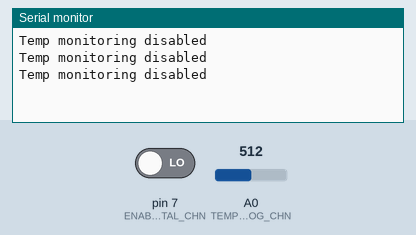
A sketch run on a simulated Arduino Uno, built with avr-gcc and run on an emulated ATmega328P. On the bench: the last lines printed to the serial monitor. Inputs (shaded band) come from the test bench; at power-on: pin 7 (ENABLE_DIGITAL_CHN) LOW, A0 (TEMP_ANALOG_CHN) = 512.

Above: at 2.8 s.
2.9 s: pin 7 (ENABLE_DIGITAL_CHN) driven HIGH
At 3.8 s:
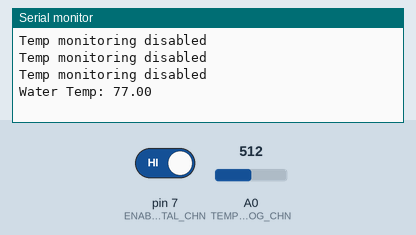
5.5 s: A0 (TEMP_ANALOG_CHN) set to 0
At 6.8 s:
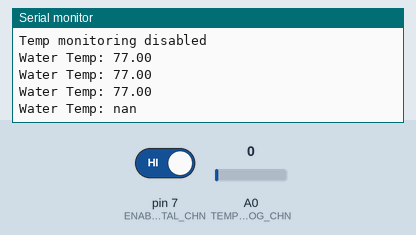
8.5 s: A0 (TEMP_ANALOG_CHN) set to 122
At 9.8 s:
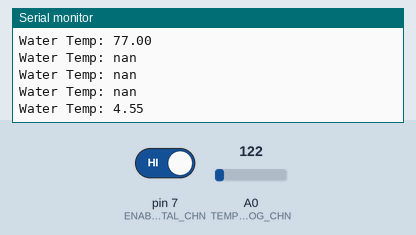

The sketch:

fan_controller.ino
```cpp
#include <math.h>

// Analog Channel to Read Temperature from Temp Sensor
const int TEMP_ANALOG_CHN = 0;
// Digital Channel to determine if Manual Switch Override is Activated
const int ENABLE_DIGITAL_CHN = 7;
// Digital Channel to trigger Fan activation
const int TRIGGER_DIGITAL_CHN = 8;

// ######### Change These Settings specific to your Car's optimal operating temperature #########
// Temperature threshold trigger which will deactivate Fan
const double LOW_TEMP_TRIGGER = 190.0f;
// Temperature threshold trigger which will activate Fan
const double HIGH_TEMP_TRIGGER = 200.0f;
// ######### End #########

//Function to perform the fancy math of the Steinhart-Hart equation
double Thermister(int RawADC) {
  double Temp;
  Temp = log(((10240000/RawADC) - 10000));
  Temp = 1 / (0.001129148 + (0.000234125 + (0.0000000876741 * Temp * Temp ))* Temp );
  // Convert Kelvin to Celsius
  Temp = Temp - 273.15;
  // Celsius to Fahrenheit - comment out this line if you need Celsius
  Temp = (Temp * 9.0)/ 5.0 + 32.0;
  return Temp;
}

void setup() {
  // setup to allow com port serial output capture at 115200 Baud Rate
  Serial.begin(115200);

  // set the enable digital channel as input
  pinMode(ENABLE_DIGITAL_CHN, INPUT);
  // set the trigger digital channel as output
  pinMode(TRIGGER_DIGITAL_CHN, OUTPUT);
}

void loop() {
  int enabled;
  double temp;

  enabled = digitalRead(ENABLE_DIGITAL_CHN);
  if (enabled == HIGH) {
    // Read analog value and convert to temperature
    temp = Thermister(analogRead(TEMP_ANALOG_CHN));
    // Print the captured values
    Serial.print("Water Temp: ");
    Serial.println(temp);

    if (temp > HIGH_TEMP_TRIGGER) {
      // the temperature reading has surpassed our configured high threshold, time to activate the fan
      digitalWrite(TRIGGER_DIGITAL_CHN, HIGH);
    } else if (temp < LOW_TEMP_TRIGGER) {
      // the temperature reading has dropped below our configured low threshold, time to deactivate the fan
      digitalWrite(TRIGGER_DIGITAL_CHN, LOW);
    }
  } else {
    // user has disabled temp reading by activating manual switch
    Serial.println("Temp monitoring disabled");
  }

  // Wait 1000ms (1s) to run again
  delay(1000);
}
```

Measured:
- after the input at 2.9 s, the serial monitor: prints a new line after 0.10 s (image 1)
- after the input at 5.5 s, the serial monitor: prints a new line after 0.50 s (image 2)
- after the input at 8.5 s, the serial monitor: prints a new line after 0.51 s (image 3)
